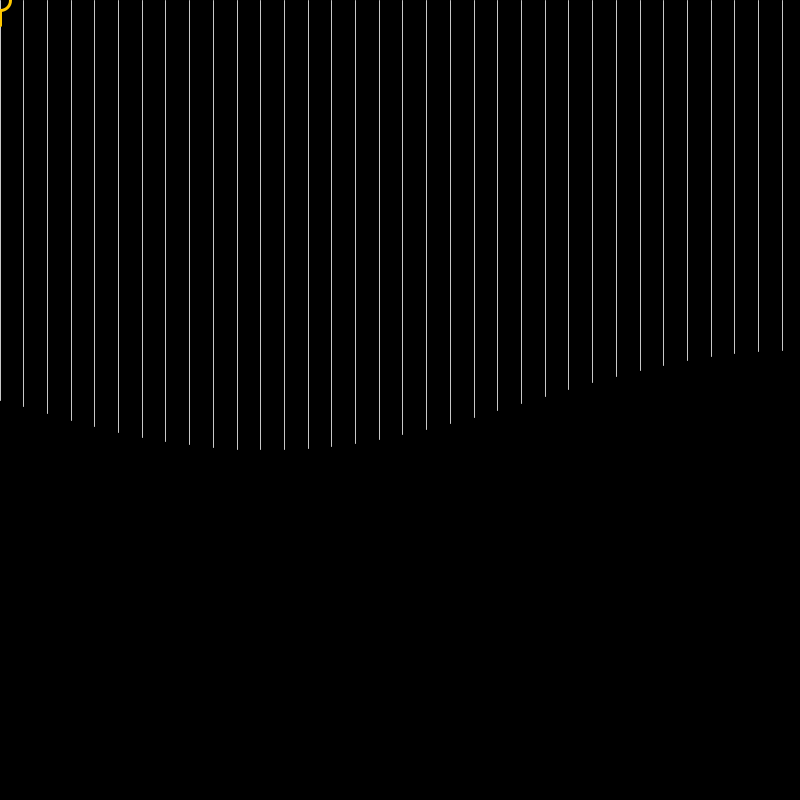
Frame 1 (no input)
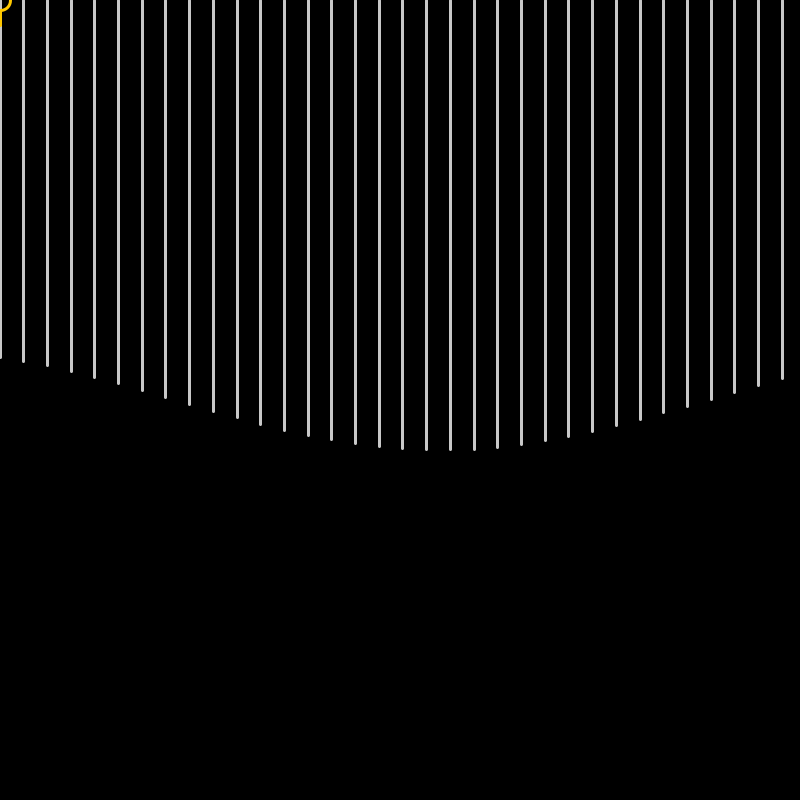
Frame 60 (the mouse pressed at the canvas centre just before this capture)
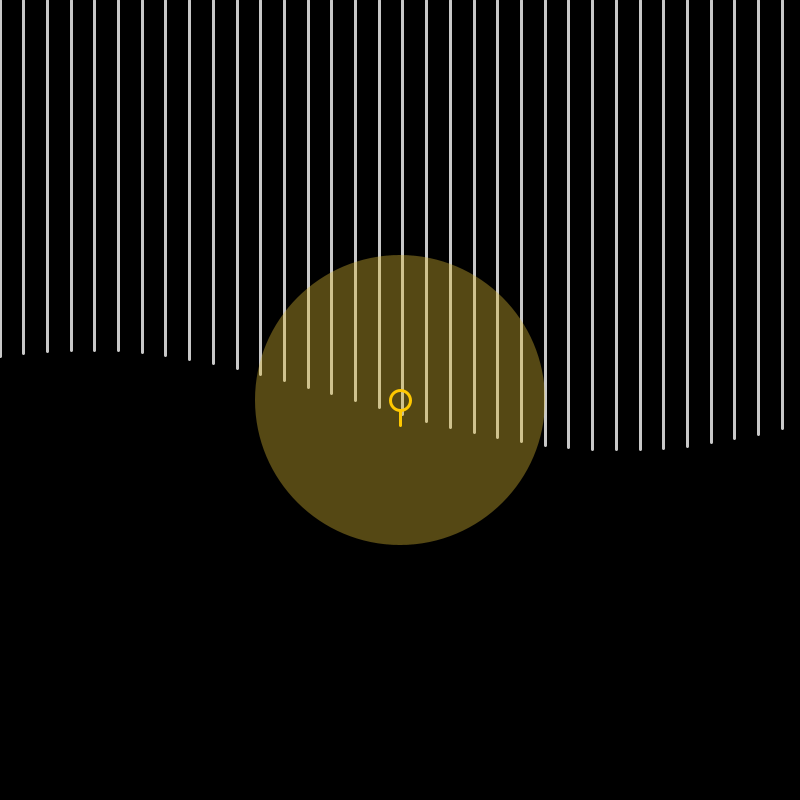
Frame 120 (the mouse held since frame 60 and released just before this capture)

The Processing sketch that drew these frames (run headless with seeded random() and noise(); from frame 60 on, the mouse is pressed at the canvas centre):

// Processing sketch: sinwave
// ── sinwave.pde


//Variables
int numBubbs = 500; // number of bubbles
Bubble[] bubbs;
int o = 0; // next bubble
int h=0;

int time = 0; //mousepressed time
float count = 0; //time counted from the start


//Bubble Class 
class Bubble {

  // Class Variables
  PVector bubLoc; //position xy
  PVector bubSpeed; //velocity xy
  PVector bubSpeedChange; //acceleration xy
  color bubColor; //color
  float bubSize; //size
  boolean moving; 

  //Bubble Constructor
  Bubble(float bubXt, float bubYt, float bubSpeedXt, float bubSpeedYt, float bubSizet, color bubColort) {
    bubLoc = new PVector(bubXt, bubYt);
    bubSpeed = new PVector(bubSpeedXt, bubSpeedYt);
    bubColor = bubColort;
    bubSize = bubSizet;
  }


//functions//
  void update() {
    noStroke();
    fill(bubColor);

    if (moving) { 
      bubSpeedChange = new PVector(random(-0.1, 0.1), random(-0.1, 0.1)); //speed random
      bubSpeed.add(bubSpeedChange); //random acceleration
      bubLoc.add(bubSpeed); //Add velocity to location
    }
    ellipse(bubLoc.x, bubLoc.y, bubSize, bubSize);
  }



  void release() {
    noStroke();
    fill(bubColor);
    moving = true; 
    bubSpeed.x = mouseX-pmouseX; 
    bubSpeed.y = mouseY-pmouseY; 
  }
}


void setup() {
  size (800, 800);

  

  //use the Bubble class
  bubbs = new Bubble[numBubbs];


  for (int i = 0; i<bubbs.length; i++) {
    bubbs[i] = new Bubble(mouseX, mouseY, 0, 0, 0, color(random(255), random(255), random(255), 150));
  }
}


void draw() {

  background(0);
  float w = width/270.0f;
  stroke(-1, 200); 
  for (int i=0; i<270; i+=8) {
    float l = 50*sin(radians(i-h));
    float r =  4*sin(radians(i+h));
    float p =  4*sin(PI/4+radians(i-h));
    line(i*w, 0, i*w, height/2+l);
  }
  h++;

  count = millis();

  for (int j=0; j<numBubbs; j++) {
    bubbs[j].update();
  }
  if (keyPressed) {
    if (key == 's') {
      bubbs[o] = new Bubble(mouseX, mouseY, 0, 0, random(15), color(random(255), random(255), random(255), 100));
      bubbs[o].release();
      o++;
      if (o>=numBubbs) {
        o=0;
        time = 0;
      }
    }
    if (key == 'm') {
      bubbs[o] = new Bubble(mouseX, mouseY, 0, 0, random(50), color(random(255), random(255), random(255), 100));
      bubbs[o].release();
      o++;
      if (o>=numBubbs) {
        o=0;
        time = 0;
      }
    }
    if (key == 'l') {
      bubbs[o] = new Bubble(mouseX, mouseY, 0, 0, random(200), color(random(255), random(255), random(255), 100));
      bubbs[o].release();
      o++;
      if (o>=numBubbs) {
        o=0;
        time = 0;
      }
    }
  }
  if (mousePressed) {
    bubbs[o] = new Bubble(mouseX, mouseY, 0, 0, time, color(random(255), random(255), random(255), 100));
    time+=5;
  } else {
    time = 0;
  }



//blower
  noCursor();
  stroke(255, 200, 0);
  strokeWeight(3);
  noFill();
  ellipse(mouseX, mouseY, 20, 20);
  line(mouseX, mouseY+10, mouseX, mouseY+25);
 
}
void mouseReleased() {
  bubbs[o].release();
  o++;
  if (o>=numBubbs) {
    o=0;
    time = 0;
  }
}
